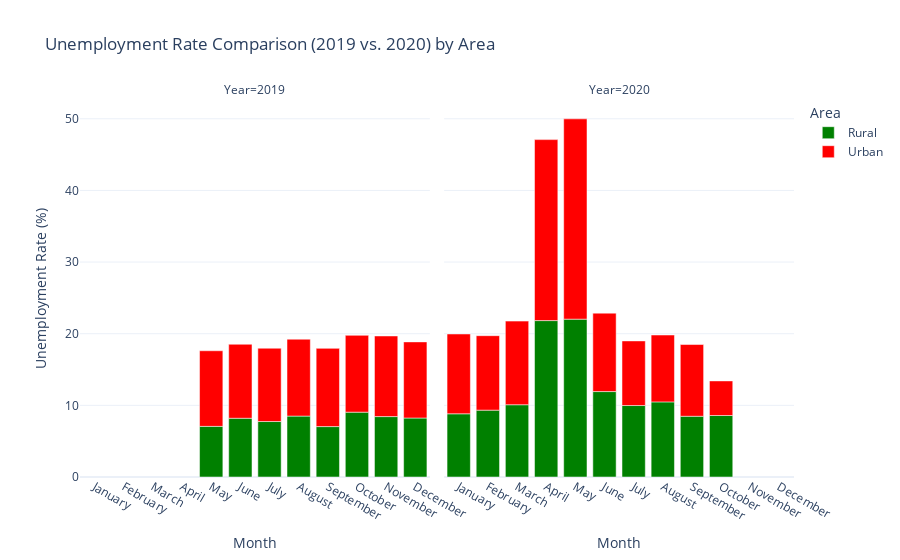

The notebook cell this image was saved under:
### Code cell
month_order = ['January', 'February', 'March', 'April', 'May', 'June', 'July', 'August', 'September', 'October', 'November', 'December']

df['Month'] = pd.Categorical(df['Month'], categories=month_order, ordered=True)
df_2019 = df[df['Year'] == 2019]
df_2020 = df[df['Year'] == 2020]

avg_unemployment_2019 = df_2019.groupby(['Month', 'Area'])['Estimated Unemployment Rate'].mean().reset_index()
avg_unemployment_2020 = df_2020.groupby(['Month', 'Area'])['Estimated Unemployment Rate'].mean().reset_index()

avg_unemployment_2019['Year'] = 2019
avg_unemployment_2020['Year'] = 2020

combined_df = pd.concat([avg_unemployment_2019, avg_unemployment_2020], ignore_index=True)

fig = px.bar(combined_df, x='Month', y='Estimated Unemployment Rate', color='Area', facet_col='Year',
             labels={'Estimated Unemployment Rate': 'Unemployment Rate (%)'},
             title='Unemployment Rate Comparison (2019 vs. 2020) by Area',
             color_discrete_map={'Rural': 'green', 'Urban': 'red'})

fig.update_layout(
    xaxis_title='Month',
    yaxis_title='Unemployment Rate (%)',
    template='plotly_white'
)

fig.show()

### Figure 1 — Plotly figure (JSON) as saved in the notebook; plotly's stock layout.template omitted (floating-point values rounded to 4 significant figures)
{"data": [{"alignmentgroup": "True", "hovertemplate": "Area=Rural<br>Year=2019<br>Month=%{x}<br>Unemployment Rate (%)=%{y}<extra></extra>", "legendgroup": "Rural", "marker": {"color": "green", "pattern": {"shape": ""}}, "name": "Rural", "offsetgroup": "Rural", "orientation": "v", "showlegend": true, "textposition": "auto", "type": "bar", "x": ["January", "February", "March", "April", "May", "June", "July", "August", "September", "October", "November", "December"], "xaxis": "x", "y": [null, null, null, null, 7.068, 8.201, 7.742, 8.503, 7.037, 9.051, 8.432, 8.234], "yaxis": "y"}, {"alignmentgroup": "True", "hovertemplate": "Area=Rural<br>Year=2020<br>Month=%{x}<br>Unemployment Rate (%)=%{y}<extra></extra>", "legendgroup": "Rural", "marker": {"color": "green", "pattern": {"shape": ""}}, "name": "Rural", "offsetgroup": "Rural", "orientation": "v", "showlegend": false, "textposition": "auto", "type": "bar", "x": ["January", "February", "March", "April", "May", "June", "July", "August", "September", "October", "November", "December"], "xaxis": "x2", "y": [8.822, 9.333, 10.09, 21.83, 22.03, 11.92, 9.977, 10.48, 8.479, 8.583, null, null], "yaxis": "y2"}, {"alignmentgroup": "True", "hovertemplate": "Area=Urban<br>Year=2019<br>Month=%{x}<br>Unemployment Rate (%)=%{y}<extra></extra>", "legendgroup": "Urban", "marker": {"color": "red", "pattern": {"shape": ""}}, "name": "Urban", "offsetgroup": "Urban", "orientation": "v", "showlegend": true, "textposition": "auto", "type": "bar", "x": ["January", "February", "March", "April", "May", "June", "July", "August", "September", "October", "November", "December"], "xaxis": "x", "y": [null, null, null, null, 10.55, 10.33, 10.23, 10.73, 10.92, 10.72, 11.25, 10.63], "yaxis": "y"}, {"alignmentgroup": "True", "hovertemplate": "Area=Urban<br>Year=2020<br>Month=%{x}<br>Unemployment Rate (%)=%{y}<extra></extra>", "legendgroup": "Urban", "marker": {"color": "red", "pattern": {"shape": ""}}, "name": "Urban", "offsetgroup": "Urban", "orientation": "v", "showlegend": false, "textposition": "auto", "type": "bar", "x": ["January", "February", "March", "April", "May", "June", "July", "August", "September", "October", "November", "December"], "xaxis": "x2", "y": [11.14, 10.39, 11.67, 25.26, 27.95, 10.95, 9.018, 9.332, 10.01, 4.828, null, null], "yaxis": "y2"}], "layout": {"annotations": [{"font": {}, "showarrow": false, "text": "Year=2019", "x": 0.245, "xanchor": "center", "xref": "paper", "y": 1, "yanchor": "bottom", "yref": "paper"}, {"font": {}, "showarrow": false, "text": "Year=2020", "x": 0.755, "xanchor": "center", "xref": "paper", "y": 1, "yanchor": "bottom", "yref": "paper"}], "barmode": "relative", "legend": {"title": {"text": "Area"}, "tracegroupgap": 0}, "title": {"text": "Unemployment Rate Comparison (2019 vs. 2020) by Area"}, "xaxis": {"anchor": "y", "domain": [0, 0.49], "title": {"text": "Month"}}, "xaxis2": {"anchor": "y2", "domain": [0.51, 1], "matches": "x", "title": {"text": "Month"}}, "yaxis": {"anchor": "x", "domain": [0, 1], "title": {"text": "Unemployment Rate (%)"}}, "yaxis2": {"anchor": "x2", "domain": [0, 1], "matches": "y", "showticklabels": false}}}
